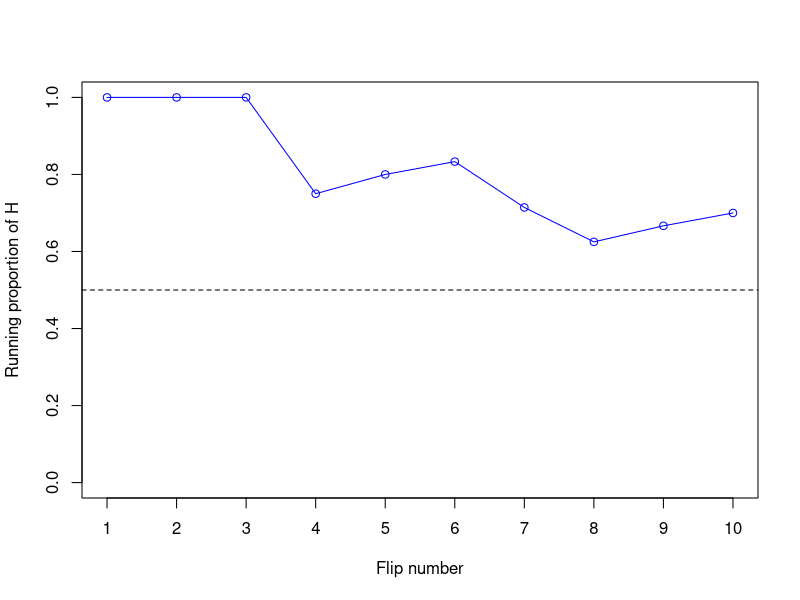
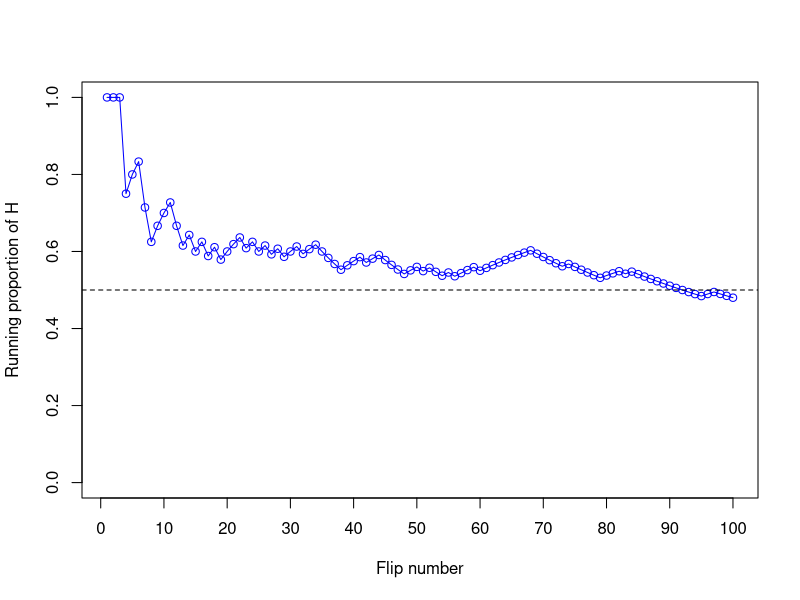
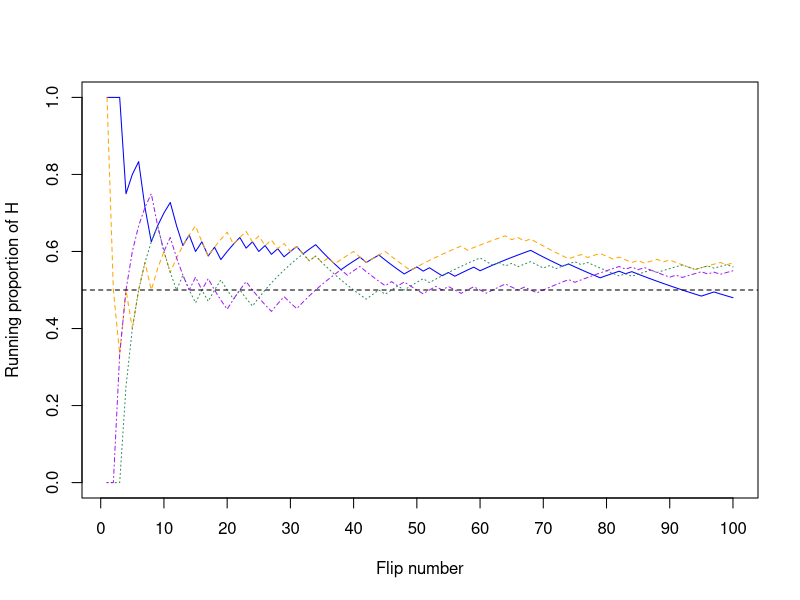
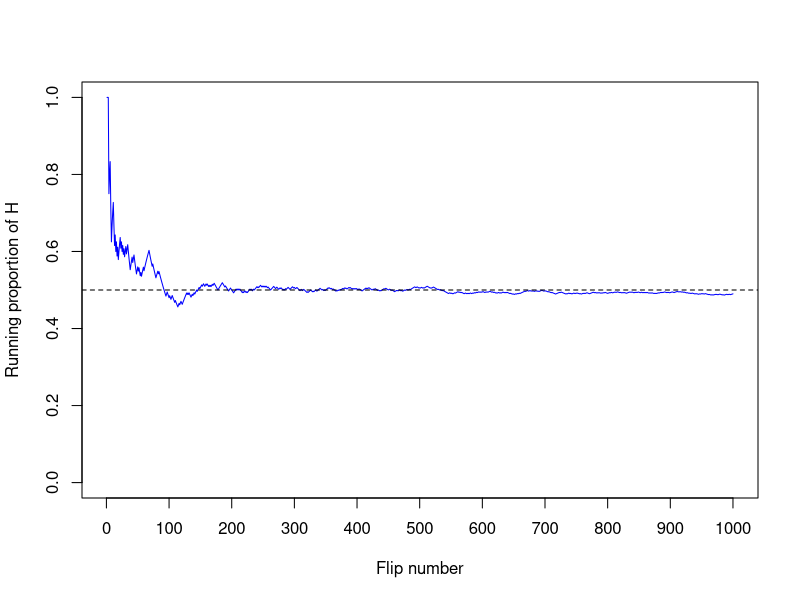
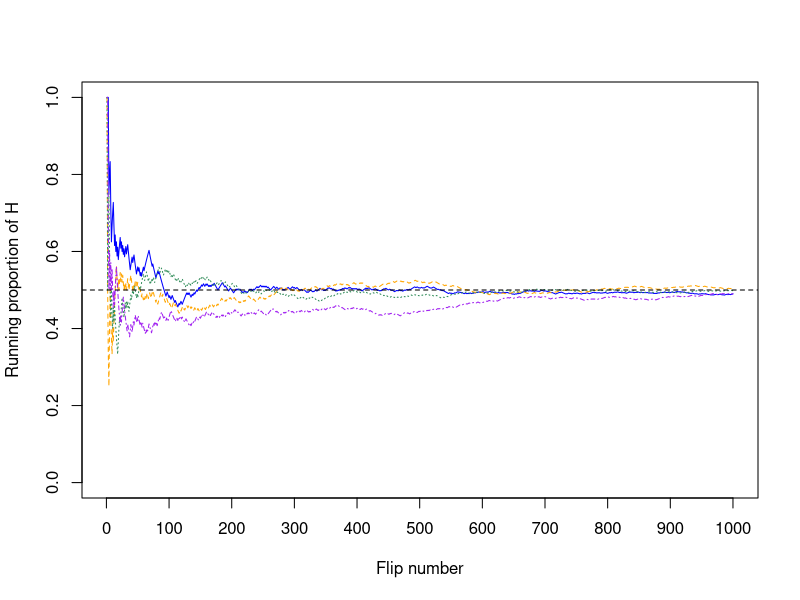
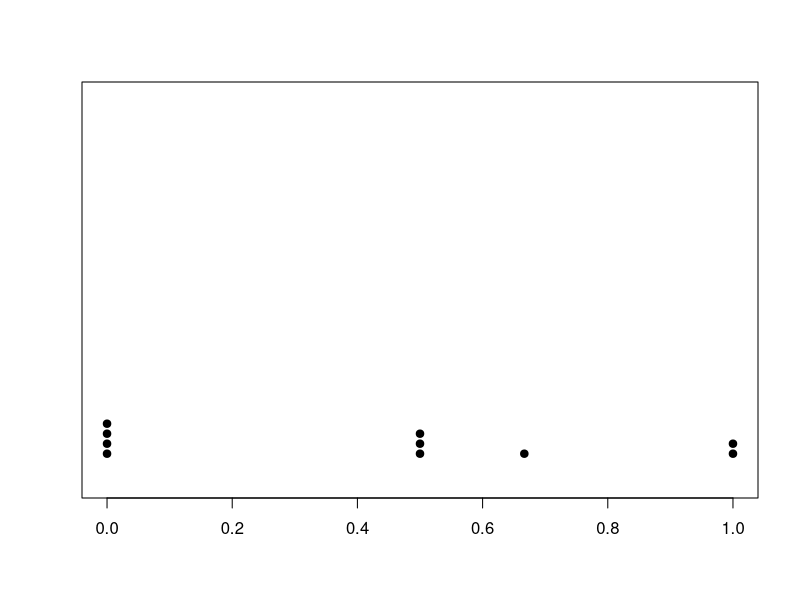

The R source for these figures, in order: (Note: this script raises an error after producing the figures.)
## ---- chunk 1

n = 1000
i = 1:n
x = sample(c("H", "T"), size = n, replace = TRUE)
phat_n = cumsum(x == "H") / i

## ---- chunk 2

n1 = 10

knitr::kable(
  data.frame(i[1:n1], x[1:n1], phat_n[1:n1]),
  align = "r",
  col.names = c("Flip", "Result", "Running proportion of H"),
  booktabs = TRUE,
  caption = "(ref:cap-coin-flips)",
  digits = 3
)

## ---- chunk 3

plot(i[1:n1], phat_n[1:n1], type = "o",
     xlab = "Flip number",
     ylab = "Running proportion of H",
     ylim = c(0, 1),
     col = "blue",
     xaxt = "n")
axis(1, i[1:n1])
abline(h = 0.5, lty = 2)

## ---- chunk 4

n2 = 100

plot(i[1:n2], phat_n[1:n2], type = "o",
     xlab = "Flip number",
     ylab = "Running proportion of H",
     ylim = c(0, 1),
     col = "blue",
     xaxt = "n")
axis(1, seq(0, n2, n2 / 10))
abline(h = 0.5, lty = 2)

x2 = cbind(as.numeric(x == "H"),
           matrix(rbinom(3 * n, 1, 0.5), ncol = 3))
phat_n2 = sweep(apply(x2, 2, cumsum), 1, i, FUN = '/')

matplot(cbind(i, i, i, i)[1:n2, ], phat_n2[1:n2, ], type = "l",
     xlab = "Flip number",
     ylab = "Running proportion of H",
     ylim = c(0, 1),
     col = c("blue", "orange", "seagreen", "purple"),
     xaxt = "n")
axis(1, seq(0, n2, n2 / 10))
abline(h = 0.5, lty = 2)



## ---- chunk 5

n2 = 1000

plot(i[1:n2], phat_n[1:n2], type = "l",
     xlab = "Flip number",
     ylab = "Running proportion of H",
     ylim = c(0, 1),
     col = "blue",
     xaxt = "n")
axis(1, seq(0, n2, n2 / 10))
abline(h = 0.5, lty = 2)

x2 = cbind(as.numeric(x == "H"),
           matrix(rbinom(3 * n, 1, 0.5), ncol = 3))
phat_n2 = sweep(apply(x2, 2, cumsum), 1, i, FUN = '/')

matplot(cbind(i, i, i, i)[1:n2, ], phat_n2[1:n2, ], type = "l",
     xlab = "Flip number",
     ylab = "Running proportion of H",
     ylim = c(0, 1),
     col = c("blue", "orange", "seagreen", "purple"),
     xaxt = "n")
axis(1, seq(0, n2, n2 / 10))
abline(h = 0.5, lty = 2)



## ---- chunk 6

x = c(0, 0.5, 2/3, 1)
p = c(4, 3, 1, 2)

knitr::kable(
  data.frame(x, p, p / sum(p)),
  col.names = c("Proportion of H following H", "Frequency", "Relative frequency"),
  booktabs = TRUE,
  digits = 4
)


stripchart(rep(x, p), method = "stack", pch = 19, offset = .5, at = .15)

## ---- chunk 7

knitr::include_graphics(c("_graphics/mscoin-intro-table.png", "_graphics/mscoin-intro-plot.png"))

